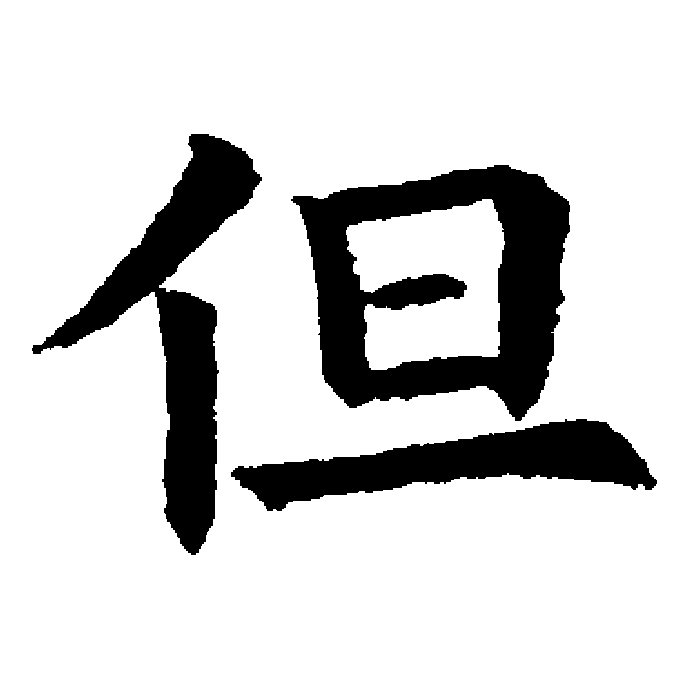
#> input picture src_resize.png, 689 x 689 px, found by its file name
$ python polynomicalPredictionOfDegree1.py
#> lines starting #> are read from the running program, lines starting #| are printed output that depends on the picture; after the words box and inside, x2 and y2 are one past the last pixel; in counts of white or black regions, pixels touching at a corner belong together
import numpy as np
import cv2
from matplotlib import pyplot as plt


def main():
    src_path = "src_resize.png"
    tag_path = "tag_resize.png"

    src_img = cv2.imread(src_path, 0)
#> src_img is the input picture: shape (689, 689); min 0, max 255, mean 213.2
    tag_img = cv2.imread(tag_path, 0)
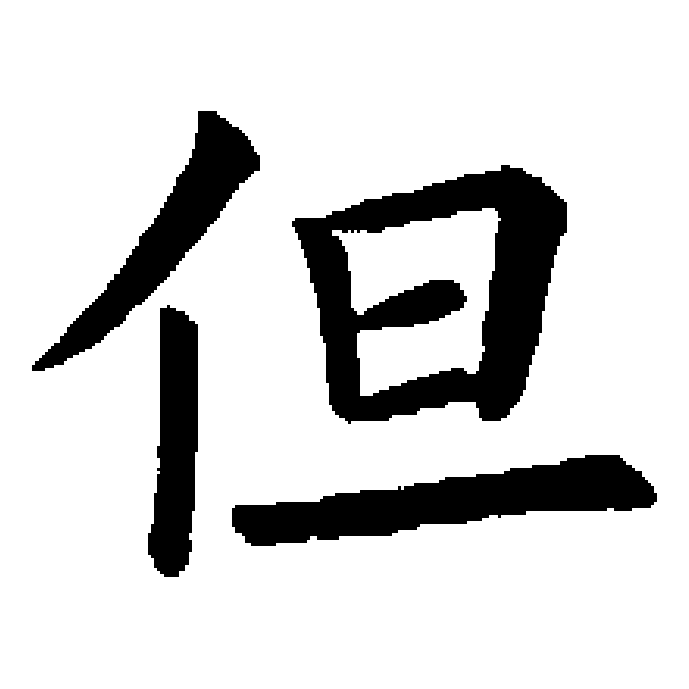
#> input picture tag_resize.png, 689 x 689 px, found by its file name
#> tag_img: shape (689, 689); 84.1% white; 4 black regions, box (x1, y1, x2, y2) and area: (292, 165, 567, 424) 33359, (232, 455, 657, 546) 18565, (32, 111, 260, 371) 13559, (148, 305, 198, 577) 10014

    _, src_img = cv2.threshold(src_img, 127, 255, cv2.THRESH_BINARY)
#> src_img: shape (689, 689); 83.6% white; 3 black regions, box (x1, y1, x2, y2) and area: (291, 165, 570, 421) 34670, (32, 134, 262, 555) 25411, (231, 419, 657, 511) 17702
    _, tag_img = cv2.threshold(tag_img, 127, 255, cv2.THRESH_BINARY)

    src_img_rgb = cv2.cvtColor(src_img, cv2.COLOR_GRAY2RGB)
    tag_img_rgb = cv2.cvtColor(tag_img, cv2.COLOR_GRAY2RGB)
#> tag_img_rgb is the input picture: shape (689, 689, 3); 84.1% white; 4 black regions, box (x1, y1, x2, y2) and area: (292, 165, 567, 424) 33359, (232, 455, 657, 546) 18565, (32, 111, 260, 371) 13559, (148, 305, 198, 577) 10014

    # src image polynomical prediction of degree 1
    src_x_list = []
    src_y_list = []
    for y in range(src_img.shape[0]):
        for x in range(src_img.shape[1]):
            if src_img[y][x] == 0.0:
                src_x_list.append(x)
                src_y_list.append(y)

    # z[0] = k, z[1] = b
    z = np.polyfit(src_x_list, src_y_list, 1)
#> z = [0.0579, 317.8]
    print(z)
#| [5.78592138e-02 3.17772652e+02]

    # horizon or vertical
    k = z[0]
#> k = 0.0579
    b = z[1]
#> b = 317.8
    if k >= -1 and k <= 1:
        # horizon
        x0 = 0; xn = src_img.shape[1] - 1
#> after `xn = src_img.shape[1] - 1`: xn = 688
        y0 = int(k * x0 + b)
#> y0 = 317
        yn = int(k * xn + b)
#> yn = 357
        src_img_rgb = cv2.line(src_img_rgb, (y0, x0), (yn, xn), (0, 0, 255), 2)
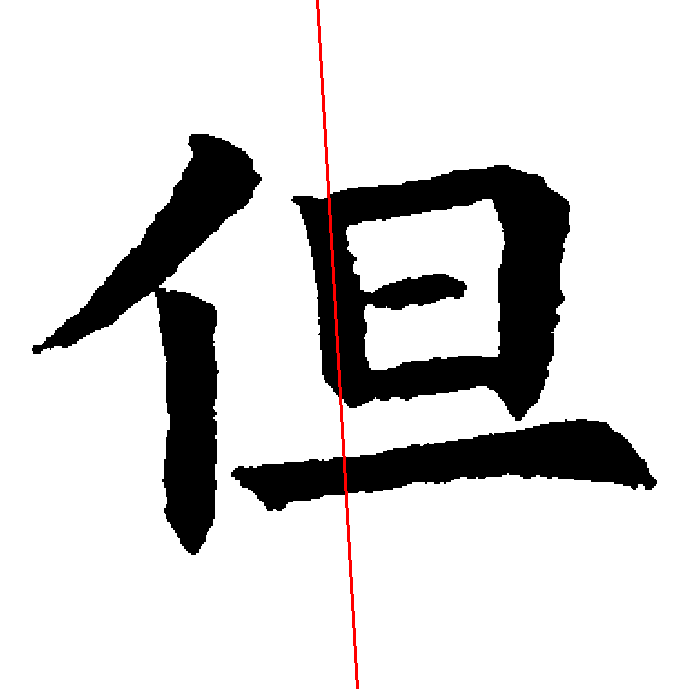
#> src_img_rgb: shape (689, 689, 3); mean B, G, R 212.5, 212.5, 213.6
    elif k < -1 or k > 1:
        # vertical
        y0 = 0; yn = src_img.shape[0] - 1
        x0 = int(k * y0 + b)
        xn = int(k * yn + b)
        src_img_rgb = cv2.line(src_img_rgb, (y0, x0), (yn, xn), (0, 0, 255), 2)

    # target image polynomical prediction of degree 1
    tag_x_list = []
    tag_y_list = []
    for y in range(tag_img.shape[0]):
        for x in range(tag_img.shape[1]):
            if tag_img[y][x] == 0.0:
                    tag_x_list.append(x)
                    tag_y_list.append(y)

    # z[0] = k, z[1] = b
    z = np.polyfit(tag_x_list, tag_y_list, 1)
#> z = [0.0743, 326.7]
    print(z)
#| [7.42902288e-02 3.26716152e+02]

    # horizon or vertical
    k = z[0]
#> k = 0.0743
    b = z[1]
#> b = 326.7
    if k >= -1 and k <= 1:
        # horizon
        x0 = 0;
        xn = tag_img.shape[1] - 1
        y0 = int(k * x0 + b)
#> y0 = 326
        yn = int(k * xn + b)
#> yn = 377
        tag_img_rgb = cv2.line(tag_img_rgb, (y0, x0), (yn, xn), (0, 0, 255), 2)
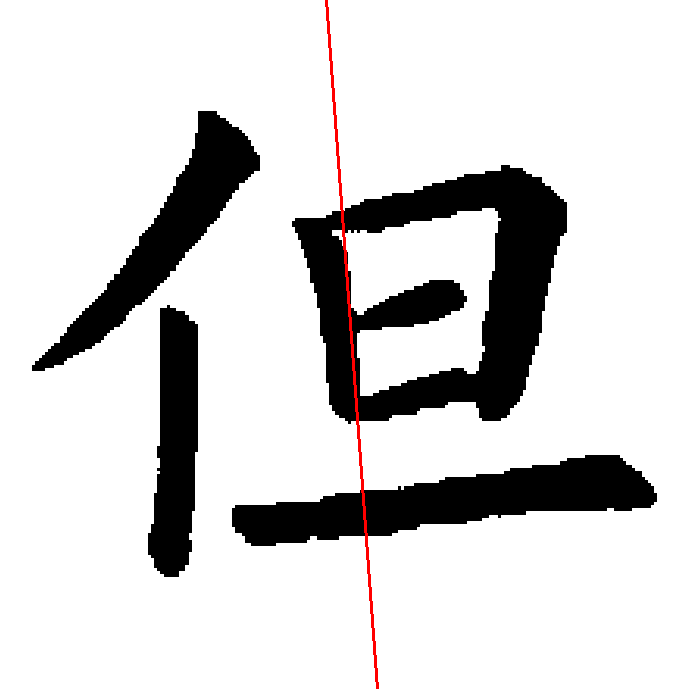
#> tag_img_rgb: shape (689, 689, 3); 0.44% of pixels changed, all inside (x1, y1, x2, y2) = (325, 0, 379, 689)
    elif k < -1 or k > 1:
        # vertical
        y0 = 0;
        yn = tag_img.shape[0] - 1
        x0 = int(k * y0 + b)
        xn = int(k * yn + b)
        tag_img_rgb = cv2.line(tag_img_rgb, (y0, x0), (yn, xn), (0, 0, 255), 2)

    cv2.imshow("src", src_img_rgb)
    cv2.imshow("tag", tag_img_rgb)
    cv2.waitKey(0)
    cv2.destroyAllWindows()


if __name__ == '__main__':
    main()
